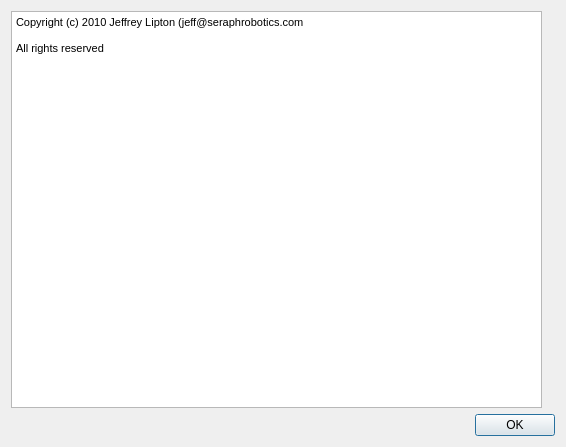
<?xml version="1.0" encoding="UTF-8"?>
<ui version="4.0">
 <class>aboutDialog</class>
 <widget class="QDialog" name="aboutDialog">
  <property name="geometry">
   <rect>
    <x>0</x>
    <y>0</y>
    <width>566</width>
    <height>447</height>
   </rect>
  </property>
  <property name="windowTitle">
   <string>About</string>
  </property>
  <property name="windowIcon">
   <iconset resource="FabConverter.qrc">
    <normaloff>:/favicon.ico</normaloff>:/favicon.ico</iconset>
  </property>
  <layout class="QVBoxLayout" name="verticalLayout_2">
   <item>
    <layout class="QHBoxLayout" name="horizontalLayout">
     <item>
      <widget class="QTextBrowser" name="LisenceBrowser">
       <property name="html">
        <string>&lt;!DOCTYPE HTML PUBLIC &quot;-//W3C//DTD HTML 4.0//EN&quot; &quot;http://www.w3.org/TR/REC-html40/strict.dtd&quot;&gt;
&lt;html&gt;&lt;head&gt;&lt;meta name=&quot;qrichtext&quot; content=&quot;1&quot; /&gt;&lt;style type=&quot;text/css&quot;&gt;
p, li { white-space: pre-wrap; }
&lt;/style&gt;&lt;/head&gt;&lt;body style=&quot; font-family:'MS Shell Dlg 2'; font-size:8.25pt; font-weight:400; font-style:normal;&quot;&gt;
&lt;p style=&quot; margin-top:0px; margin-bottom:0px; margin-left:0px; margin-right:0px; -qt-block-indent:0; text-indent:0px;&quot;&gt;&lt;span style=&quot; font-size:8pt;&quot;&gt;Copyright (c) 2010 Jeffrey Lipton (jeff@seraphrobotics.com&lt;/span&gt;&lt;/p&gt;
&lt;p style=&quot;-qt-paragraph-type:empty; margin-top:0px; margin-bottom:0px; margin-left:0px; margin-right:0px; -qt-block-indent:0; text-indent:0px; font-size:8pt;&quot;&gt;&lt;br /&gt;&lt;/p&gt;
&lt;p style=&quot; margin-top:0px; margin-bottom:0px; margin-left:0px; margin-right:0px; -qt-block-indent:0; text-indent:0px;&quot;&gt;&lt;span style=&quot; font-size:8pt;&quot;&gt;All rights reserved&lt;/span&gt;&lt;/p&gt;&lt;/body&gt;&lt;/html&gt;</string>
       </property>
      </widget>
     </item>
     <item>
      <layout class="QVBoxLayout" name="verticalLayout">
       <item>
        <widget class="QLabel" name="fabathomeLabel">
         <property name="text">
          <string/>
         </property>
         <property name="pixmap">
          <pixmap resource="FabConverter.qrc">:/160-FabAtHome_Logo_flattened_red.jpg</pixmap>
         </property>
        </widget>
       </item>
       <item>
        <widget class="QLabel" name="ccslLabel">
         <property name="text">
          <string/>
         </property>
         <property name="pixmap">
          <pixmap resource="FabConverter.qrc">:/ccsl_logo_small.gif</pixmap>
         </property>
        </widget>
       </item>
      </layout>
     </item>
    </layout>
   </item>
   <item>
    <widget class="QDialogButtonBox" name="buttonBox">
     <property name="orientation">
      <enum>Qt::Horizontal</enum>
     </property>
     <property name="standardButtons">
      <set>QDialogButtonBox::Ok</set>
     </property>
     <property name="centerButtons">
      <bool>false</bool>
     </property>
    </widget>
   </item>
  </layout>
 </widget>
 <resources>
  <include location="FabConverter.qrc"/>
 </resources>
 <connections>
  <connection>
   <sender>buttonBox</sender>
   <signal>accepted()</signal>
   <receiver>aboutDialog</receiver>
   <slot>accept()</slot>
   <hints>
    <hint type="sourcelabel">
     <x>248</x>
     <y>254</y>
    </hint>
    <hint type="destinationlabel">
     <x>157</x>
     <y>274</y>
    </hint>
   </hints>
  </connection>
  <connection>
   <sender>buttonBox</sender>
   <signal>rejected()</signal>
   <receiver>aboutDialog</receiver>
   <slot>reject()</slot>
   <hints>
    <hint type="sourcelabel">
     <x>316</x>
     <y>260</y>
    </hint>
    <hint type="destinationlabel">
     <x>286</x>
     <y>274</y>
    </hint>
   </hints>
  </connection>
 </connections>
</ui>
